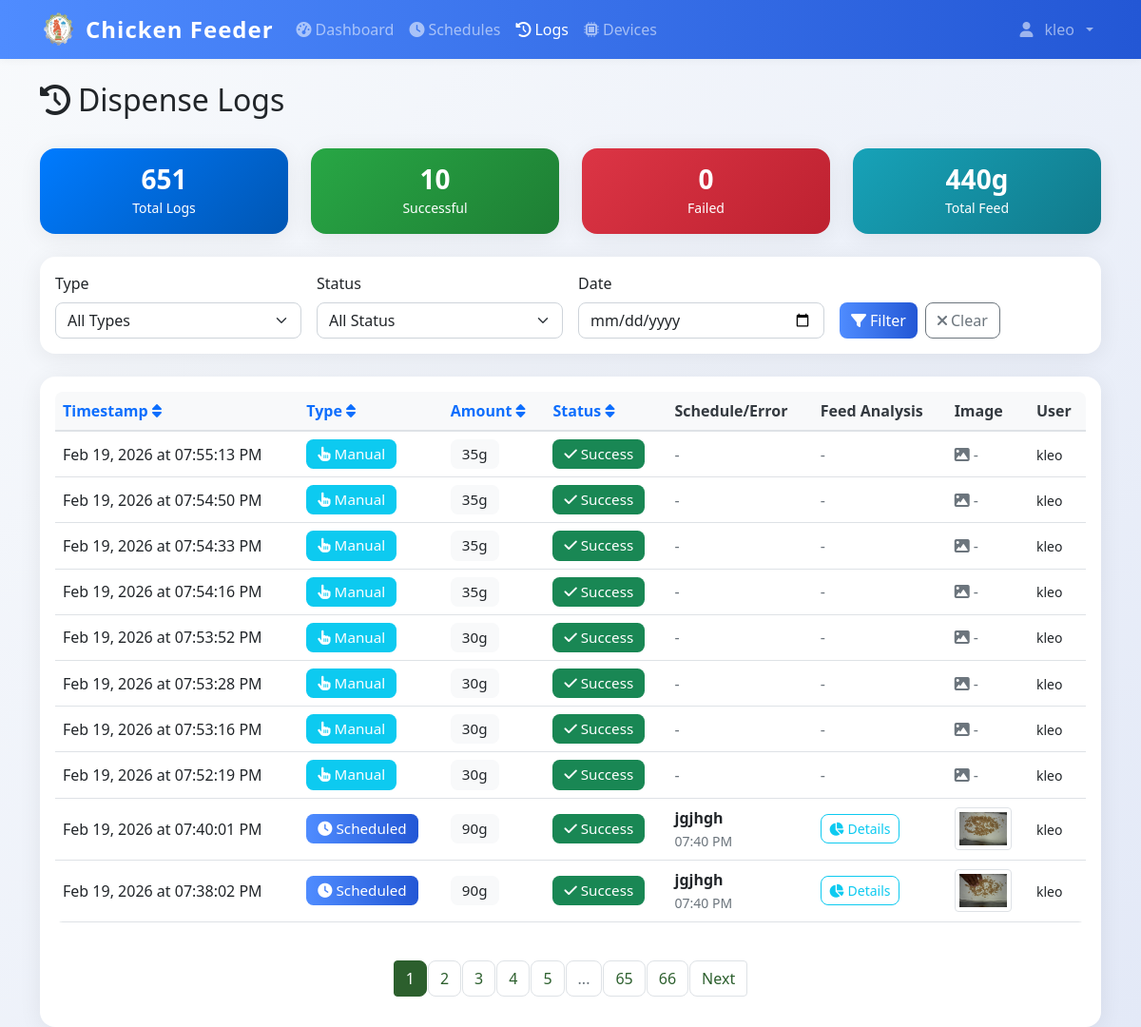
The page /logs (signed in) on the database as committed earlier.
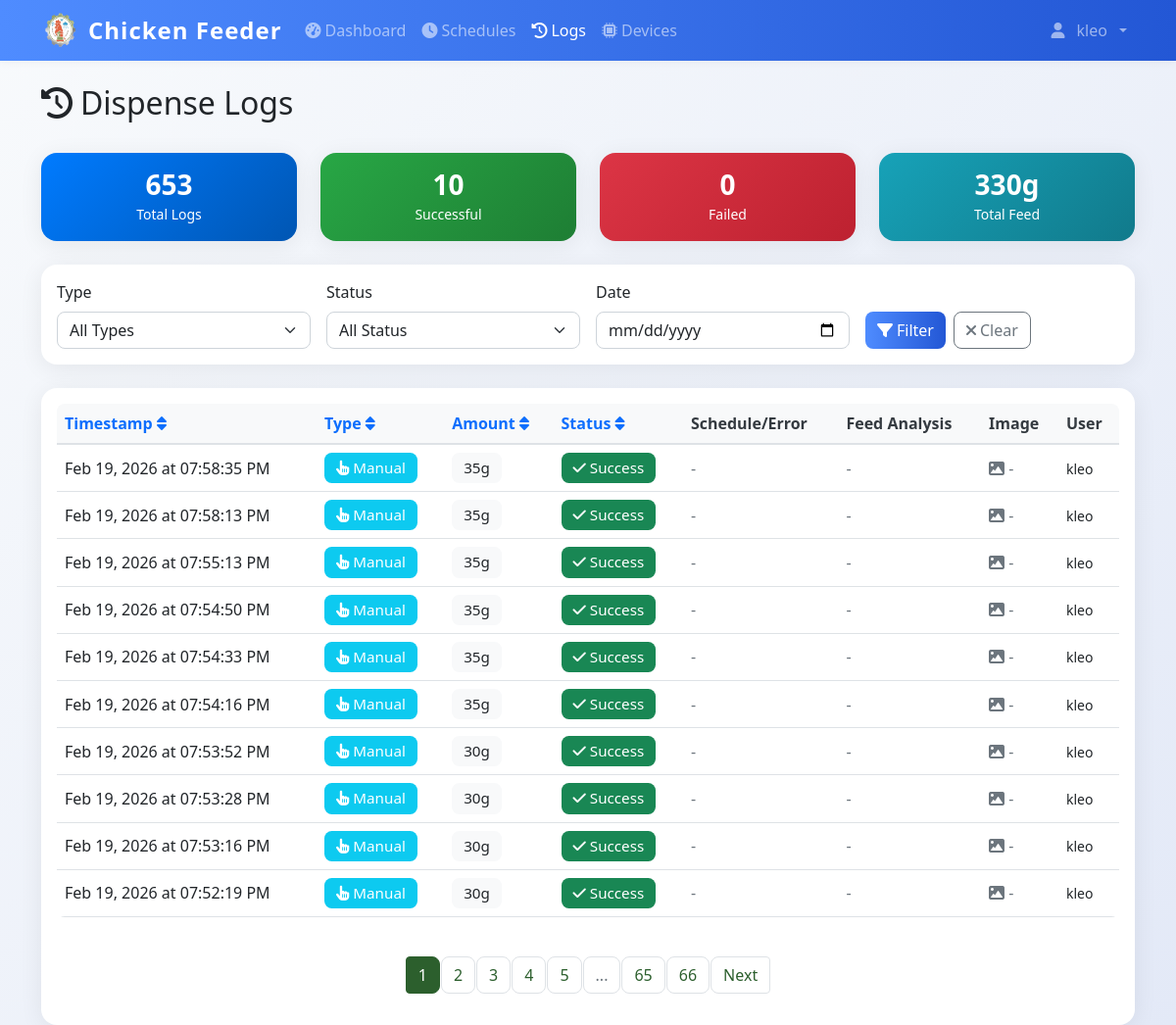
The same page on the database as committed later.
### models.py (models this page shows)
class DispenseLog(db.Model):
    id = db.Column(db.Integer, primary_key=True)
    timestamp = db.Column(db.DateTime, default=datetime.now, nullable=False)
    amount_grams = db.Column(db.Integer, nullable=False)
    trigger_type = db.Column(db.String(20), nullable=False)
    schedule_id = db.Column(db.Integer, db.ForeignKey('feed_schedule.id'), nullable=True)
    status = db.Column(db.String(20), default='success')
    error_message = db.Column(db.Text, nullable=True)
    image_path = db.Column(db.String(255), nullable=True)  # Path to captured feed image
    pellet_count = db.Column(db.Integer, nullable=True)  # Number of pellets detected in image
    grams_detected = db.Column(db.Float, nullable=True)  # Estimated grams of pellets in feeder
    grams_dispensed = db.Column(db.Integer, nullable=True)  # Actual amount dispensed by servo
    triggered_by = db.Column(db.Integer, db.ForeignKey('user.id'), nullable=True)
    schedule = db.relationship('FeedSchedule', backref=db.backref('dispense_logs', lazy=True))
    user = db.relationship('User', backref=db.backref('dispense_logs', lazy=True))

class User(UserMixin, db.Model):
    id = db.Column(db.Integer, primary_key=True)
    username = db.Column(db.String(80), unique=True, nullable=False)
    email = db.Column(db.String(120), unique=True, nullable=False)
    password_hash = db.Column(db.String(120), nullable=False)
    iot_device_url = db.Column(db.String(255), nullable=True)  # e.g., 'http://192.168.1.100:5000' or 'pi_klei'
    is_admin = db.Column(db.Boolean, default=True)
    created_at = db.Column(db.DateTime, default=datetime.now)

class FeedSchedule(db.Model):
    id = db.Column(db.Integer, primary_key=True)
    name = db.Column(db.String(100), nullable=False)
    feed_time = db.Column(db.Time, nullable=False)
    amount_grams = db.Column(db.Integer, nullable=False)
    is_active = db.Column(db.Boolean, default=True)
    created_by = db.Column(db.Integer, db.ForeignKey('user.id'), nullable=False)
    created_at = db.Column(db.DateTime, default=datetime.now)
    user = db.relationship('User', backref=db.backref('schedules', lazy=True))

### app.py (the view)
@app.route('/logs')
@login_required
def logs():
    page = request.args.get('page', 1, type=int)
    if not current_user.is_admin:
        logs = DispenseLog.query.filter_by(triggered_by=current_user.id).order_by(DispenseLog.timestamp.desc()).paginate(
            page=page, per_page=10, error_out=False
        )
    else:
        logs = DispenseLog.query.order_by(DispenseLog.timestamp.desc()).paginate(
            page=page, per_page=10, error_out=False
        )
    return render_template('logs.html', logs=logs)

### app.py (called while the page is built)
@login_manager.user_loader
def load_user(user_id):
    return db.session.get(User, int(user_id))

@app.context_processor
def inject_datetime():
    return {'datetime': datetime}

@app.before_request
def restrict_admin_from_user_pages():
    if current_user.is_authenticated and getattr(current_user, 'is_admin', False):
        if not request.path.startswith('/admin'):
            if not request.path.startswith('/static') and not request.path.startswith('/logout'):
                return redirect(url_for('admin.dashboard'))

### templates/logs.html (shortened to what the changed rows need)
{% extends "base.html" %}
{% block content %}
<div class="container mt-4">
    <div class="row mb-4">
        <div class="col">
            <h1 class="h2">
                <i class="fas fa-history me-2"></i>Dispense Logs
            </h1>
        </div>
    </div>
    {% if not logs or not logs.items %}
    <div class="text-center text-muted py-5">
        <i class="fas fa-clipboard-list fa-4x mb-3"></i>
        <h4>No Logs Available</h4>
        <p class="mb-4">No log data found. Dispense logs will appear here once you start feeding.</p>
        <a href="{{ url_for('dashboard') }}" class="btn btn-primary">
            <i class="fas fa-tachometer-alt me-2"></i>Go to Dashboard
        </a>
    </div>
    {% else %}
    <div class="row my-4">
        <div class="col-md-3">
            <div class="card bg-primary text-white">
                <div class="card-body text-center">
                    <h3 class="mb-0">{{ logs.total }}</h3>
                    <small>Total Logs</small>
                </div>
            </div>
        </div>
        <div class="col-md-3">
            <div class="card bg-success text-white">
                <div class="card-body text-center">
                    <h3 class="mb-0">{{ logs.items|selectattr('status', 'equalto', 'success')|list|length }}</h3>
                    <small>Successful</small>
                </div>
            </div>
        </div>
        <div class="col-md-3">
            <div class="card bg-danger text-white">
                <div class="card-body text-center">
                    <h3 class="mb-0">{{ logs.items|selectattr('status', 'equalto', 'failure')|list|length }}</h3>
                    <small>Failed</small>
                </div>
            </div>
        </div>
        <div class="col-md-3">
            <div class="card bg-info text-white">
                <div class="card-body text-center">
                    <h3 class="mb-0">{{ logs.items|sum(attribute='amount_grams') }}g</h3>
                    <small>Total Feed</small>
                </div>
            </div>
        </div>
    </div>
    <div class="card mb-4">
        <div class="card-body">
            <div class="row g-3">
                <div class="col-md-3">
                    <label for="filter-type" class="form-label">Type</label>
                    <select class="form-select" id="filter-type">
                        <option value="">All Types</option>
                    </select>
                </div>
                <div class="col-md-3">
                    <label for="filter-status" class="form-label">Status</label>
                    <select class="form-select" id="filter-status">
                        <option value="">All Status</option>
                    </select>
                </div>
                <div class="col-md-3">
                    <label for="filter-date" class="form-label">Date</label>
                    <input type="date" class="form-control" id="filter-date">
                </div>
                <div class="col-md-3">
                    <label class="form-label">&nbsp;</label>
                    <div class="d-flex gap-2">
                        <button class="btn btn-primary" onclick="applyFilters()">
                            <i class="fas fa-filter me-1"></i>Filter
                        </button>
                        <button class="btn btn-outline-secondary" onclick="clearFilters()">
                            <i class="fas fa-times me-1"></i>Clear
                        </button>
                    </div>
                </div>
            </div>
        </div>
    </div>
    <div class="card">
        <div class="card-body">
            {% if logs.items %}
            <div class="table-responsive">
                <table class="table table-hover">
                    <thead>
                        <tr>
                            <th>
                                <a href="#" onclick="sortTable('timestamp')" class="text-decoration-none">
                                    Timestamp <i class="fas fa-sort"></i>
                                </a>
                            </th>
                            <th>
                                <a href="#" onclick="sortTable('type')" class="text-decoration-none">
                                    Type <i class="fas fa-sort"></i>
                                </a>
                            </th>
                            <th>
                                <a href="#" onclick="sortTable('amount')" class="text-decoration-none">
                                    Amount <i class="fas fa-sort"></i>
                                </a>
                            </th>
                            <th>
                                <a href="#" onclick="sortTable('status')" class="text-decoration-none">
                                    Status <i class="fas fa-sort"></i>
                                </a>
                            </th>
                            <th>Schedule/Error</th>
                            <th>Feed Analysis</th>
                            <th>Image</th>
                            <th>User</th>
                        </tr>
                    </thead>
                    <tbody id="logs-table-body">
                        {% for log in logs.items %}
                        <tr class="log-row"
                            data-type="{{ log.trigger_type }}"
                            data-status="{{ log.status }}"
                            data-date="{{ log.timestamp.strftime('%Y-%m-%d') }}">
                            <td>
                                {{ log.timestamp.strftime('%b %d, %Y at %I:%M:%S %p') }}
                            </td>
                            <td>
                                {% if log.trigger_type == 'manual' %}
                                    <span class="badge bg-info">
                                        <i class="fas fa-hand-pointer me-1"></i>Manual
                                    </span>
                                {% else %}
                                    <span class="badge bg-primary">
                                        <i class="fas fa-clock me-1"></i>Scheduled
                                    </span>
                                {% endif %}
                            </td>
                            <td>
                                <span class="badge bg-light text-dark">{{ log.amount_grams }}g</span>
                            </td>
                            <td>
                                {% if log.status == 'success' %}
                                    <span class="badge bg-success">
                                        <i class="fas fa-check me-1"></i>Success
                                    </span>
                                {% else %}
                                    <span class="badge bg-danger">
                                        <i class="fas fa-times me-1"></i>Failed
                                    </span>
                                {% endif %}
                            </td>
                            <td style="max-width: 350px;">
                                {% if log.schedule %}
                                    <div>
                                        <strong>{{ log.schedule.name }}</strong>
                                    </div>
                                    <small class="text-muted">{{ log.schedule.feed_time.strftime('%I:%M %p') }}</small>
                                {% elif log.error_message %}
                                    <div class="text-danger" title="{{ log.error_message }}" style="cursor: help;">
                                        <i class="fas fa-exclamation-triangle me-1"></i>
                                        <small>{{ log.error_message[:100] }}{% if log.error_message|length > 100 %}...{% endif %}</small>
                                    </div>
                                {% else %}
                                    <span class="text-muted">-</span>
                                {% endif %}
                            </td>
                            <td>
                                {% if log.pellet_count is not none or log.grams_detected is not none or log.grams_dispensed is not none %}
                                    <button class="btn btn-sm btn-outline-info"
                                            onclick="showFeedDetails({{ log.pellet_count or 0 }}, {{ log.grams_detected or 0 }}, {{ log.grams_dispensed or 0 }}, {{ log.amount_grams }})"
                                            title="View feed analysis details">
                                        <i class="fas fa-chart-pie me-1"></i>Details
                                    </button>
                                {% else %}
                                    <span class="text-muted">-</span>
                                {% endif %}
                            </td>
                            <td>
                                {% if log.image_path %}
                                    <img src="{{ url_for('static', filename=log.image_path) }}"
                                         alt="Feed Image"
                                         class="img-thumbnail"
                                         style="width: 60px; height: 45px; object-fit: cover; cursor: pointer;"
                                         onclick="viewImage('{{ url_for('static', filename=log.image_path) }}')"
                                         title="Click to view full image">
                                {% else %}
                                    <span class="text-muted"><i class="fas fa-image"></i> -</span>
                                {% endif %}
                            </td>
                            <td>
                                {% if log.user %}
                                    <small>{{ log.user.username }}</small>
                                {% else %}
                                    <small class="text-muted">System</small>
                                {% endif %}
                            </td>
                        </tr>
                        {% endfor %}
                    </tbody>
                </table>
            </div>
            {% if logs.pages > 1 %}
            <nav aria-label="Logs pagination" class="mt-4">
                <ul class="pagination justify-content-center">
                    {% for page_num in logs.iter_pages() %}
                        {% if page_num %}
                            {% if page_num != logs.page %}
                                <li class="page-item">
                                    <a class="page-link" href="{{ url_for('logs', page=page_num) }}">{{ page_num }}</a>
                                </li>
                            {% else %}
                                <li class="page-item active">
                                    <span class="page-link">{{ page_num }}</span>
                                </li>
                            {% endif %}
                        {% else %}
                            <li class="page-item disabled">
                                <span class="page-link">...</span>
                            </li>
                        {% endif %}
                    {% endfor %}
                    {% if logs.has_next %}
                        <li class="page-item">
                            <a class="page-link" href="{{ url_for('logs', page=logs.next_num) }}">Next</a>
                        </li>
                    {% endif %}
                </ul>
            </nav>
            {% endif %}
            {% endif %}
        </div>
    </div>
</div>
{% endif %}
{% endblock %}

Rows that differ between the two databases and show on the page:
no longer on this page (row unchanged): DispenseLog: timestamp "Feb 19, 2026 at 07:40:01 PM", trigger_type "scheduled" (drawn), amount_grams "90", status "success" (drawn), schedule.name "jgjhgh", schedule.feed_time "07:40 PM", image_path (picture), user.username "kleo"
no longer on this page (row unchanged): DispenseLog: timestamp "Feb 19, 2026 at 07:38:02 PM", trigger_type "scheduled" (drawn), amount_grams "90", status "success" (drawn), schedule.name "jgjhgh", schedule.feed_time "07:40 PM", image_path (picture), user.username "kleo"
added DispenseLog: timestamp "Feb 19, 2026 at 07:58:35 PM", trigger_type "manual" (drawn), amount_grams "35", status "success" (drawn), user.username "kleo"
added DispenseLog: timestamp "Feb 19, 2026 at 07:58:13 PM", trigger_type "manual" (drawn), amount_grams "35", status "success" (drawn), user.username "kleo"
Other text that changed with them:
{{ logs.total }}: "651" → "653"
{{ logs.items|sum(attribute='amount_grams') }}: "440" → "330"
